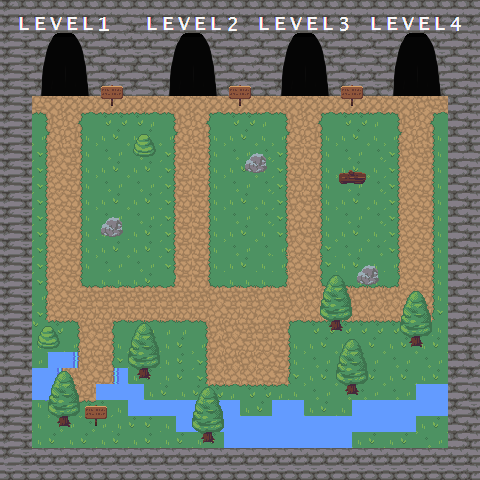

Below is a game level as drawn by its tile map, then a one-line description and the .tmx that defines it (tile-layer data replaced by summaries):
An orthogonal 30x30 tile map with 16x16 px tiles, 5 tile layers (background, wall, TREE, feuillage, ...), 6 tilesets and 41 objects (32x collision, player, enter_level1_exit, enter_level1, enter_easteregg, ...).

<map version="1.5" tiledversion="1.7.2" orientation="orthogonal" renderorder="right-down" width="30" height="30" tilewidth="16" tileheight="16" infinite="0" nextlayerid="8" nextobjectid="64">
 <tileset firstgid="1" source="map1.tsx" />
 <tileset firstgid="721" source="Tile door.tsx" />
 <tileset firstgid="737" source="letters.tsx" />
 <tileset firstgid="993" source="pnj texture.tsx" />
 <tileset firstgid="1377" source="pnj.tsx" />
 <tileset firstgid="2209" source="interrogation.tsx" />
 <layer id="1" name="background" width="30" height="30">
  <data>[900 cells, 898 non-empty, 66 distinct tile ids]</data>
 </layer>
 <layer id="3" name="wall" width="30" height="30">
  <data>[900 cells, 335 non-empty, 27 distinct tile ids]</data>
 </layer>
 <layer id="5" name="TREE" width="30" height="30">
  <data>[900 cells, 52 non-empty, 18 distinct tile ids]</data>
 </layer>
 <layer id="6" name="feuillage" width="30" height="30">
  <data>[900 cells, 36 non-empty, 6 distinct tile ids]</data>
 </layer>
 <layer id="4" name="lettres" width="30" height="30">
  <data>[900 cells, 24 non-empty, 7 distinct tile ids]</data>
 </layer>
 <objectgroup id="2" name="Calque d'Objets 1">
  <object id="1" type="collision" x="0" y="0" width="30.6667" height="480" />
  <object id="2" type="collision" x="30.6667" y="0.666667" width="450" height="95.3333" />
  <object id="3" type="collision" x="448.667" y="95.3333" width="31.3333" height="385.333" />
  <object id="4" type="collision" x="24.6667" y="447.333" width="423.333" height="33.3333" />
  <object id="6" name="player" x="238.667" y="346">
   <point />
  </object>
  <object id="7" name="enter_level1_exit" type="enter_level1_exit" x="142.833" y="186.114">
   <point />
  </object>
  <object id="8" name="enter_level1" x="41.3333" y="79.3333" width="46" height="24" />
  <object id="9" type="collision" x="100" y="217.5" width="24" height="20" />
  <object id="10" type="collision" x="243.5" y="153" width="23" height="21" />
  <object id="11" type="collision" x="338.5" y="170.5" width="28" height="14" />
  <object id="12" type="collision" x="355.833" y="266" width="23.6667" height="20.5" />
  <object id="13" type="collision" x="409.5" y="334.5" width="13" height="12" />
  <object id="14" type="collision" x="344" y="382.5" width="16" height="14" />
  <object id="15" type="collision" x="200.5" y="431.5" width="14.5" height="11" />
  <object id="16" type="collision" x="57.5" y="417.5" width="12" height="9" />
  <object id="17" type="collision" x="138" y="367" width="11.5" height="11" />
  <object id="18" type="collision" x="38.5" y="327" width="19" height="20.5" />
  <object id="19" type="collision" x="130.667" y="134.5" width="26.6667" height="20" />
  <object id="20" type="collision" x="330.5" y="318.667" width="10.5" height="11.3333" />
  <object id="21" type="collision" x="99.5" y="96" width="24" height="12.5" />
  <object id="23" type="collision" x="229" y="96" width="21.5" height="9.5" />
  <object id="25" type="collision" x="340.5" y="97.5" width="23" height="12" />
  <object id="26" type="enter_easteregg" x="52" y="404" width="22" height="11" />
  <object id="27" type="collision" x="85" y="406.5" width="22" height="20" />
  <object id="28" name="pnj1" x="149" y="304.5">
   <point />
  </object>
  <object id="37" name="enter_level2" x="170.25" y="95.25" width="44.5" height="12.25" />
  <object id="38" name="enter_level2_exit" x="182" y="156">
   <point />
  </object>
  <object id="44" name="enter_level4" x="393" y="95.75" width="47" height="10.5" />
  <object id="45" name="enter_level3" x="280" y="94.6667" width="48" height="16" />
  <object id="46" type="collision" x="240" y="415.333" width="110.667" height="30.6667" />
  <object id="47" type="collision" x="195.333" y="398.667" width="42.6667" height="32.6666" />
  <object id="49" type="collision" x="272" y="398" width="32" height="24.6667" />
  <object id="50" type="collision" x="352" y="398.667" width="64.6667" height="32.6667" />
  <object id="51" type="collision" x="416.667" y="382.667" width="32" height="32" />
  <object id="52" type="collision" x="222.667" y="430.667" width="16" height="14.6667" />
  <object id="53" type="collision" x="128" y="398" width="66" height="16.6667" />
  <object id="54" type="collision" x="175.333" y="414.667" width="19.3333" height="16" />
  <object id="55" type="collision" x="97.3333" y="382.667" width="46" height="16" />
  <object id="56" type="collision" x="113.333" y="368" width="14.6667" height="13.3333" />
  <object id="57" type="collision" x="48.6667" y="350.667" width="26" height="16.6667" />
  <object id="58" type="collision" x="30.6667" y="364.667" width="30" height="34" />
 </objectgroup>
</map>
